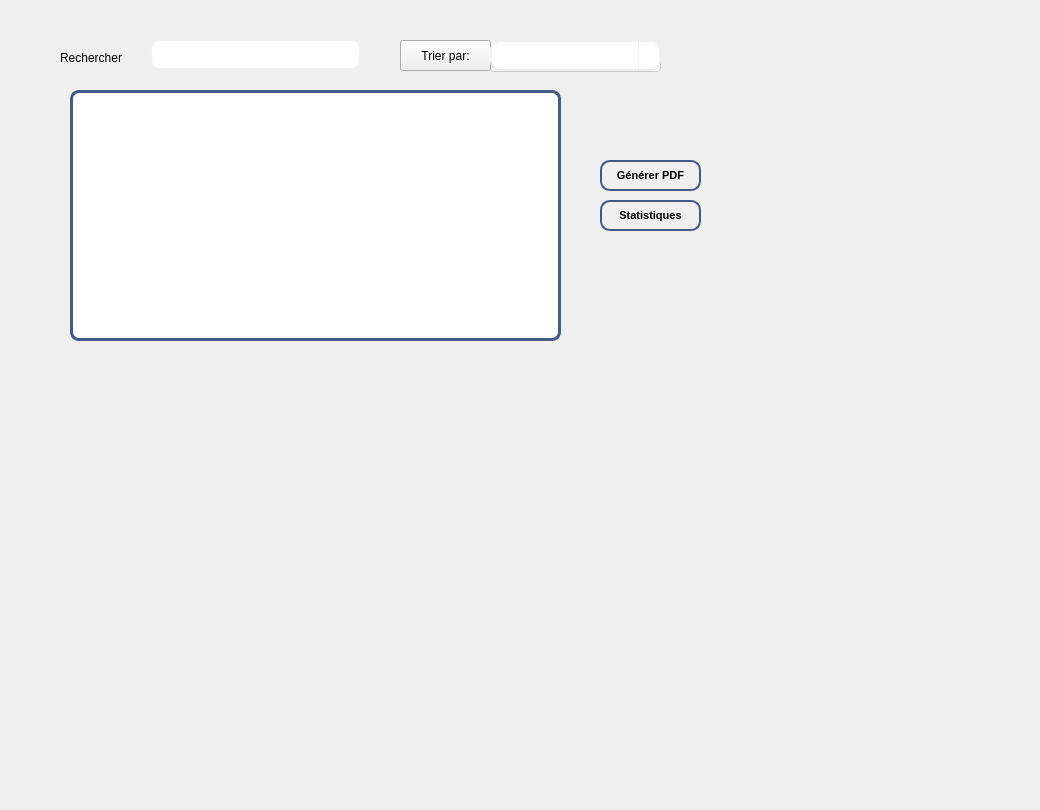
      <widget class="QWidget" name="tab_145">
       <attribute name="title">
        <string>Liste des ambulances </string>
       </attribute>
       <widget class="QLineEdit" name="A_recherche_6">
        <property name="geometry">
         <rect>
          <x>150</x>
          <y>39</y>
          <width>211</width>
          <height>31</height>
         </rect>
        </property>
        <property name="styleSheet">
         <string notr="true">QLineEdit {
  background-color: qlineargradient(x1: 0, y1: 0, x2: 0, y2: 1,
                                      stop: 0 #455987, stop: 1 #4d8fac);
  border: 2px solid #f0f0f0;
  border-radius: 10px;
  color: #ffffff;
  padding: 8px 16px;
  transition: all 0.3s ease-in-out;
}

QLineEdit:hover {
  background-color: qlineargradient(x1: 0, y1: 0, x2: 0, y2: 1,
                                      stop: 0 #4d8fac, stop: 1 #455987);
  border-color: #ffffff;
}

QLineEdit:focus {
  background-color: qlineargradient(x1: 0, y1: 0, x2: 0, y2: 1,
                                      stop: 0 #4d8fac, stop: 1 #455987);
  border-color: #ffffff;
  box-shadow: 0 0 10px #4d8fac;
}
</string>
        </property>
       </widget>
       <widget class="QPushButton" name="trierf_6">
        <property name="geometry">
         <rect>
          <x>400</x>
          <y>40</y>
          <width>91</width>
          <height>31</height>
         </rect>
        </property>
        <property name="styleSheet">
         <string notr="true">font: 87 8pt &quot;Segoe UI Black&quot;;</string>
        </property>
        <property name="text">
         <string>Trier par:</string>
        </property>
       </widget>
       <widget class="QTableView" name="tableView_15">
        <property name="geometry">
         <rect>
          <x>70</x>
          <y>90</y>
          <width>491</width>
          <height>251</height>
         </rect>
        </property>
        <property name="styleSheet">
         <string notr="true">QTableView {
    background-color: #ffffff;
    border: 3px solid #455987;
    border-radius: 9px;
    selection-background-color: #1e90ff;
    selection-color: #ffffff;
}

QHeaderView::section {
    background-color: #f0f0f0;
    border: 9px solid #000000;
    border-radius: 4px;
    padding: 4px;
}
</string>
        </property>
       </widget>
       <widget class="QComboBox" name="A_comboBox_2">
        <property name="geometry">
         <rect>
          <x>490</x>
          <y>50</y>
          <width>171</width>
          <height>22</height>
         </rect>
        </property>
        <property name="styleSheet">
         <string notr="true">QComboBox {
background-color: #ffffff;
border: 1px solid #c9c9c9;
border-radius: 4px;
padding: 4px;
min-width: 6em;
}

QComboBox::drop-down {
subcontrol-origin: padding;
subcontrol-position: top right;
width: 20px;
border-left-width: 1px;
border-left-color: #c9c9c9;
border-left-style: solid;
border-top-right-radius: 4px;
border-bottom-right-radius: 4px;
}

QComboBox::down-arrow {
image: url(:/down_arrow.png);
}

QComboBox:hover {
border-color: #1e90ff;
}

QComboBox:focus {
border-color: #1e90ff;
}</string>
        </property>
        <item>
         <property name="text">
          <string>Select</string>
         </property>
        </item>
        <item>
         <property name="text">
          <string>ID</string>
         </property>
        </item>
        <item>
         <property name="text">
          <string>Matricule</string>
         </property>
        </item>
        <item>
         <property name="text">
          <string>Date de Sortie</string>
         </property>
        </item>
       </widget>
       <widget class="QLabel" name="label_193">
        <property name="geometry">
         <rect>
          <x>60</x>
          <y>50</y>
          <width>81</width>
          <height>16</height>
         </rect>
        </property>
        <property name="styleSheet">
         <string notr="true">font: 87 8pt &quot;Segoe UI Black&quot;;</string>
        </property>
        <property name="text">
         <string>Rechercher</string>
        </property>
       </widget>
       <widget class="QLabel" name="label_204">
        <property name="geometry">
         <rect>
          <x>-110</x>
          <y>-220</y>
          <width>1031</width>
          <height>801</height>
         </rect>
        </property>
        <property name="text">
         <string/>
        </property>
        <property name="pixmap">
         <pixmap>:/Plan de travail 1@3x.png</pixmap>
        </property>
       </widget>
       <widget class="QPushButton" name="generer_pdf_6">
        <property name="geometry">
         <rect>
          <x>600</x>
          <y>160</y>
          <width>101</width>
          <height>31</height>
         </rect>
        </property>
        <property name="styleSheet">
         <string notr="true">QPushButton {
    background: qlineargradient(x1: 0, y1: 0, x2: 0, y2: 1,
                                stop: 0 #F5DEB3, stop: 0.5 #D2B48C, stop: 1.0 #F5DEB3);
    border: 2px solid #455987;
    border-radius: 10px;
    padding: 5px 10px;
    font-size: 11px; 
    font-weight: bold;
    color: #000000;
    text-shadow: 1px 1px #FFFFFF;
    box-shadow: 1px 1px 3px rgba(0, 0, 0, 0.25);
}

QPushButton:hover {
    background: qlineargradient(x1: 0, y1: 0, x2: 0, y2: 1,
                                stop: 0 #D2B48C, stop: 0.5 #F5DEB3, stop: 1.0 #F5DEB3);
    border: 2px solid #455987;
    text-shadow: 1px 1px #FFFFFF;
}
</string>
        </property>
        <property name="text">
         <string>Générer PDF</string>
        </property>
       </widget>
       <widget class="QPushButton" name="Statistiquesf">
        <property name="geometry">
         <rect>
          <x>600</x>
          <y>200</y>
          <width>101</width>
          <height>31</height>
         </rect>
        </property>
        <property name="styleSheet">
         <string notr="true">QPushButton {
    background: qlineargradient(x1: 0, y1: 0, x2: 0, y2: 1,
                                stop: 0 #F5DEB3, stop: 0.5 #D2B48C, stop: 1.0 #F5DEB3);
    border: 2px solid #455987;
    border-radius: 10px;
    padding: 5px 10px;
    font-size: 11px; 
    font-weight: bold;
    color: #000000;
    text-shadow: 1px 1px #FFFFFF;
    box-shadow: 1px 1px 3px rgba(0, 0, 0, 0.25);
}

QPushButton:hover {
    background: qlineargradient(x1: 0, y1: 0, x2: 0, y2: 1,
                                stop: 0 #D2B48C, stop: 0.5 #F5DEB3, stop: 1.0 #F5DEB3);
    border: 2px solid #455987;
    text-shadow: 1px 1px #FFFFFF;
}
</string>
        </property>
        <property name="text">
         <string>Statistiques</string>
        </property>
       </widget>
       <widget class="QComboBox" name="comboBox_trier_2">
        <property name="geometry">
         <rect>
          <x>490</x>
          <y>40</y>
          <width>171</width>
          <height>31</height>
         </rect>
        </property>
        <property name="styleSheet">
         <string notr="true">QComboBox {
  background-color: qlineargradient(x1: 0, y1: 0, x2: 0, y2: 1,
                                      stop: 0 #455987, stop: 1 #4d8fac);
  border: 2px solid #f0f0f0;
  border-radius: 10px;
  color: #ffffff;
  padding: 8px 16px;
  transition: all 0.3s ease-in-out;
}

QComboBox:hover {
  background-color: qlineargradient(x1: 0, y1: 0, x2: 0, y2: 1,
                                      stop: 0 #4d8fac, stop: 1 #455987);
  border-color: #ffffff;
}

QComboBox:focus {
  background-color: qlineargradient(x1: 0, y1: 0, x2: 0, y2: 1,
                                      stop: 0 #4d8fac, stop: 1 #455987);
  border-color: #ffffff;
  box-shadow: 0 0 10px #4d8fac;
}

QComboBox::drop-down {
  border: none;
  background: transparent;
  subcontrol-origin: padding;
  subcontrol-position: top right;
  width: 20px;
  border-left-width: 1px;
  border-left-color: #f0f0f0;
  border-left-style: solid;
  border-top-right-radius: 10px;
  border-bottom-right-radius: 10px;
}

QComboBox::down-arrow {
  image: url(:/down_arrow.png);
  width: 12px;
  height: 12px;
}
</string>
        </property>
        <item>
         <property name="text">
          <string>ID</string>
         </property>
        </item>
        <item>
         <property name="text">
          <string>Matricule</string>
         </property>
        </item>
        <item>
         <property name="text">
          <string>date_sortie</string>
         </property>
        </item>
       </widget>
       <zorder>A_comboBox_2</zorder>
       <zorder>label_204</zorder>
       <zorder>A_recherche_6</zorder>
       <zorder>trierf_6</zorder>
       <zorder>tableView_15</zorder>
       <zorder>label_193</zorder>
       <zorder>generer_pdf_6</zorder>
       <zorder>Statistiquesf</zorder>
       <zorder>comboBox_trier_2</zorder>
      </widget>
